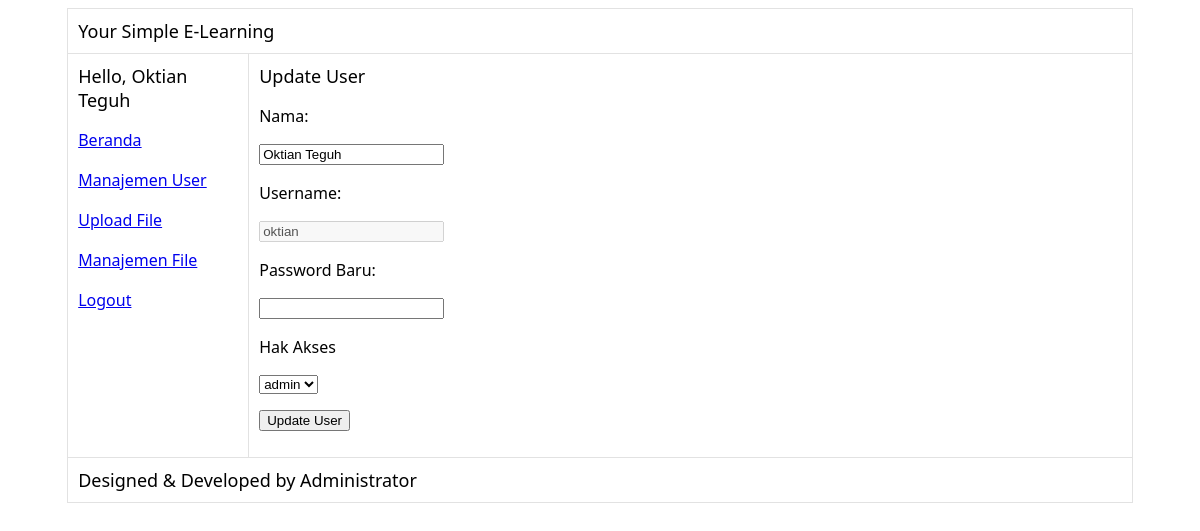
/index.php?module=muser&action=edit&id=oktian (signed in), run on the app's committed database.
### tables this page shows
CREATE TABLE `user` (
  `username` varchar(100) NOT NULL,
  `password` varchar(32) NOT NULL,
  `nama` varchar(100) NOT NULL,
  `hak_akses` varchar(10) NOT NULL,
  PRIMARY KEY  (`username`)
);

### template/admin/manajemen_user.php (the view, shortened to what this page needs)
<tr>
   <td width="160px">
		<?php
		include('template/home/panel_user.php');
	   ?>
	 </td>
   <td>
   <?php
	$action_uri_register = array('tambah','hapus','edit','simpan','update');
	$action = $_GET['action'];
	if(isset($action) && !in_array($action, $action_uri_register)){
		echo "Maaf, Halaman yang Anda maksud tidak ada!";
	}else{
		if( $action == 'tambah' ){
	?>
		<form action="index.php?module=muser&action=simpan" method="post">
			<h2>Tambah User</h2>
			<p>Nama: </p>
			<p><input name="nama" type="text"></p>
			<p>Username: </p>
			<p><input name="username" type="text"></p>
			<p>Password: </p>
			<p><input name="password" type="text"></p>
			<p>Hak Akses</p>
			<p>
			<select name="hak_akses">
			  <option value="admin">admin</option>
			  <option value="guru">guru</option>
			  <option value="siswa">siswa</option>
			</select>
			</p>
			<p><input name="bsimpan" type="submit" value="Simpan User"></p>
		</form>
	<?php
		}elseif( $action == 'edit' ){
			if(isset($_GET['id'])){
				$query = mysql_query("SELECT * FROM user WHERE username='". $_GET['id']."'");
				$user = mysql_fetch_object($query);
	?>
			<form action="index.php?module=muser&action=update" method="post">
				<h2>Update User</h2>
				<p>Nama: </p>
				<p><input name="nama" type="text"  value="<?php echo $user->nama; ?>"></p>
				<p>Username: </p>
				<p><input name="username" type="text" disabled="disabled" value="<?php echo $user->username; ?>"></p>
				<p>Password Baru: </p>
				<p><input name="password" type="text" ></p>
				<p>Hak Akses</p>
				<p>
				<select name="hak_akses">
				  <option value="admin" <?php if($user->hak_akses == 'admin') echo 'selected="selected"'; ?>>admin</option>
				</select>
				</p>
				<p><input name="bupdate" type="submit" value="Update User"></p>
			</form>
	<?php
			}else{
				echo "Maaf, Terjadi kesalahan! <a href='?module=muser'>Kembali ke Index</a>";
			}
			}
		}
		?>
   </td>
</tr>

### template/header.php (style rules this page uses)
body { font-family: "Segoe UI", Arial; }
h1, h2, h3, h4 { margin:0; padding: 0; font-size: 18px; font-weight: normal; }
#table_luar tr td { border: 1px solid #E2E2E2; border-collapse: collapse; padding: 10px; margin: 0; text-align: left; vertical-align: top; line-height: 1.5em; }

### data on the page
user: nama "Oktian Teguh", username "oktian", hak_akses "admin"

### other printed values
$_SESSION['nama'] "Oktian Teguh"
